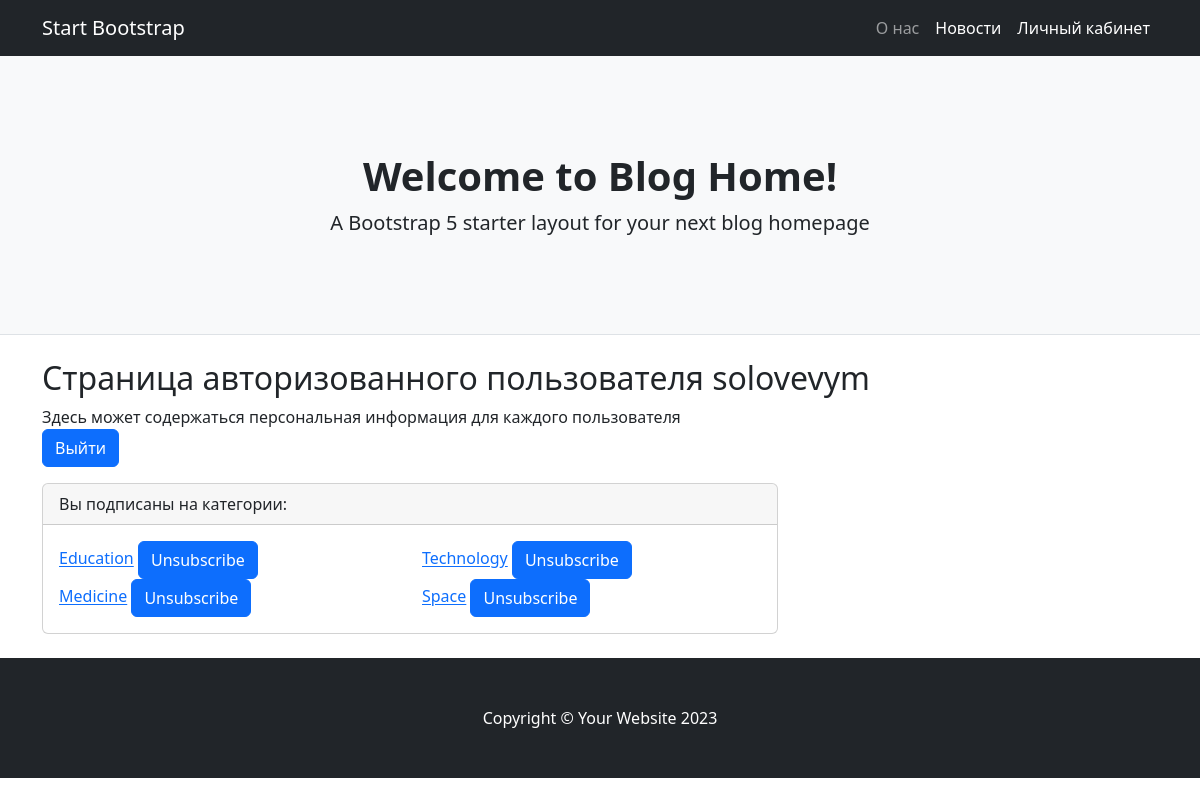
The app's page /accounts/protect/ (signed in) with its own data.
### news/models.py (models this page shows)
class Category(models.Model):
    category_name = models.CharField(max_length=64, unique = True)
    subscribers = models.ManyToManyField(User, blank=True)

### accounts/views.py (the view)
# urls.py: path('protect/', IndexView.as_view(), name='profile'),
class IndexView(LoginRequiredMixin, TemplateView):
    template_name = 'accounts/profile.html'
    def get_context_data(self, **kwargs):
        context = super().get_context_data(**kwargs)
        user = self.request.user
        context['is_not_author'] = not self.request.user.groups.filter(name = 'authors').exists()
        user_categories = []
        for category in Category.objects.all():
            if category.subscribers.filter(id=user.id).exists():
                user_categories.append(category)
        context['user_categories'] = user_categories
        return context

### templates/accounts/profile.html (shortened to what this page needs)
{% extends 'flatpages/default.html' %}
{% block content %}
<h2>Страница авторизованного пользователя {{user.username}}</h2>
<div> Здесь может содержаться персональная информация для каждого пользователя </div>
<p><a class="btn btn-primary" href="/accounts/logout/">Выйти</a></p>
<div class="col-lg-8">
    <div class="card mb-4">
        <div class="card-header">Вы подписаны на категории:</div>
        <div class="card-body">
            <div class="row">
            {% for cat in user_categories %}
                <div class="col-sm-6">
                    <ul class="list-unstyled mb-0">
                        <li>
                            <a href="{% url 'category' cat.id %}">{{  cat.category_name  }}</a>
                            <a class="btn btn-primary" href="{% url 'unsubscribe' cat.id %}">Unsubscribe</a>
                        </li>
                    </ul>
                </div>
            {% endfor %}
            </div>
        </div>
    </div>
</div>
{% endblock %}

### records on screen
Category: category_name "Education"
Category: category_name "Technology"
Category: category_name "Medicine"
Category: category_name "Space"

### other values on screen
{{ user.username }} "solovevym"
